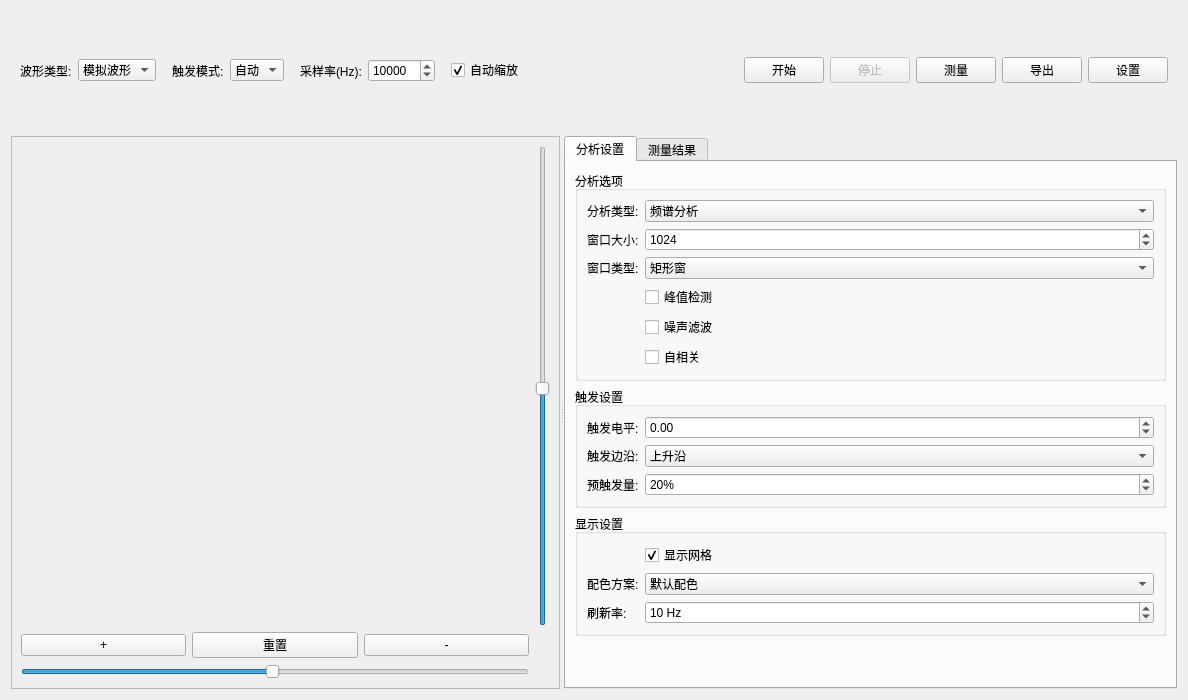
<?xml version="1.0" encoding="UTF-8"?>
<ui version="4.0">
 <class>WaveformAnalysisClass</class>
 <widget class="QWidget" name="WaveformAnalysisClass">
  <property name="geometry">
   <rect>
    <x>0</x>
    <y>0</y>
    <width>1188</width>
    <height>700</height>
   </rect>
  </property>
  <property name="windowTitle">
   <string>波形分析</string>
  </property>
  <layout class="QVBoxLayout" name="verticalLayout_main">
   <item>
    <widget class="QWidget" name="toolbarWidget" native="true">
     <layout class="QHBoxLayout" name="horizontalLayout_toolbar">
      <item>
       <widget class="QLabel" name="typeLabel">
        <property name="text">
         <string>波形类型:</string>
        </property>
       </widget>
      </item>
      <item>
       <widget class="QComboBox" name="m_waveformTypeCombo">
        <item>
         <property name="text">
          <string>模拟波形</string>
         </property>
        </item>
        <item>
         <property name="text">
          <string>数字波形</string>
         </property>
        </item>
        <item>
         <property name="text">
          <string>混合波形</string>
         </property>
        </item>
       </widget>
      </item>
      <item>
       <spacer name="horizontalSpacer_1">
        <property name="orientation">
         <enum>Qt::Horizontal</enum>
        </property>
        <property name="sizeType">
         <enum>QSizePolicy::Fixed</enum>
        </property>
        <property name="sizeHint" stdset="0">
         <size>
          <width>10</width>
          <height>20</height>
         </size>
        </property>
       </spacer>
      </item>
      <item>
       <widget class="QLabel" name="triggerLabel">
        <property name="text">
         <string>触发模式:</string>
        </property>
       </widget>
      </item>
      <item>
       <widget class="QComboBox" name="m_triggerModeCombo">
        <item>
         <property name="text">
          <string>自动</string>
         </property>
        </item>
        <item>
         <property name="text">
          <string>普通</string>
         </property>
        </item>
        <item>
         <property name="text">
          <string>单次</string>
         </property>
        </item>
       </widget>
      </item>
      <item>
       <spacer name="horizontalSpacer_2">
        <property name="orientation">
         <enum>Qt::Horizontal</enum>
        </property>
        <property name="sizeType">
         <enum>QSizePolicy::Fixed</enum>
        </property>
        <property name="sizeHint" stdset="0">
         <size>
          <width>10</width>
          <height>20</height>
         </size>
        </property>
       </spacer>
      </item>
      <item>
       <widget class="QLabel" name="rateLabel">
        <property name="text">
         <string>采样率(Hz):</string>
        </property>
       </widget>
      </item>
      <item>
       <widget class="QSpinBox" name="m_sampleRateSpin">
        <property name="minimum">
         <number>100</number>
        </property>
        <property name="maximum">
         <number>1000000</number>
        </property>
        <property name="singleStep">
         <number>1000</number>
        </property>
        <property name="value">
         <number>10000</number>
        </property>
       </widget>
      </item>
      <item>
       <spacer name="horizontalSpacer_3">
        <property name="orientation">
         <enum>Qt::Horizontal</enum>
        </property>
        <property name="sizeType">
         <enum>QSizePolicy::Fixed</enum>
        </property>
        <property name="sizeHint" stdset="0">
         <size>
          <width>10</width>
          <height>20</height>
         </size>
        </property>
       </spacer>
      </item>
      <item>
       <widget class="QCheckBox" name="m_autoscaleCheck">
        <property name="text">
         <string>自动缩放</string>
        </property>
        <property name="checked">
         <bool>true</bool>
        </property>
       </widget>
      </item>
      <item>
       <spacer name="horizontalSpacer_4">
        <property name="orientation">
         <enum>Qt::Horizontal</enum>
        </property>
        <property name="sizeHint" stdset="0">
         <size>
          <width>40</width>
          <height>20</height>
         </size>
        </property>
       </spacer>
      </item>
      <item>
       <widget class="QPushButton" name="m_startButton">
        <property name="text">
         <string>开始</string>
        </property>
       </widget>
      </item>
      <item>
       <widget class="QPushButton" name="m_stopButton">
        <property name="enabled">
         <bool>false</bool>
        </property>
        <property name="text">
         <string>停止</string>
        </property>
       </widget>
      </item>
      <item>
       <widget class="QPushButton" name="m_measureButton">
        <property name="text">
         <string>测量</string>
        </property>
       </widget>
      </item>
      <item>
       <widget class="QPushButton" name="m_exportButton">
        <property name="text">
         <string>导出</string>
        </property>
       </widget>
      </item>
      <item>
       <widget class="QPushButton" name="m_settingsButton">
        <property name="text">
         <string>设置</string>
        </property>
       </widget>
      </item>
     </layout>
    </widget>
   </item>
   <item>
    <widget class="QSplitter" name="m_mainSplitter">
     <property name="orientation">
      <enum>Qt::Horizontal</enum>
     </property>
     <widget class="QWidget" name="waveformWidget" native="true">
      <layout class="QVBoxLayout" name="layout_waveform">
       <item>
        <widget class="QFrame" name="m_chartView">
         <property name="minimumSize">
          <size>
           <width>400</width>
           <height>300</height>
          </size>
         </property>
         <property name="frameShape">
          <enum>QFrame::StyledPanel</enum>
         </property>
         <property name="frameShadow">
          <enum>QFrame::Raised</enum>
         </property>
         <layout class="QGridLayout" name="chartLayout">
          <item row="0" column="1">
           <widget class="QSlider" name="m_verticalScaleSlider">
            <property name="minimum">
             <number>1</number>
            </property>
            <property name="maximum">
             <number>100</number>
            </property>
            <property name="value">
             <number>50</number>
            </property>
            <property name="orientation">
             <enum>Qt::Vertical</enum>
            </property>
           </widget>
          </item>
          <item row="1" column="0">
           <layout class="QHBoxLayout" name="zoomLayout">
            <item>
             <widget class="QPushButton" name="m_zoomInButton">
              <property name="text">
               <string>+</string>
              </property>
             </widget>
            </item>
            <item>
             <widget class="QPushButton" name="m_zoomResetButton">
              <property name="text">
               <string>重置</string>
              </property>
             </widget>
            </item>
            <item>
             <widget class="QPushButton" name="m_zoomOutButton">
              <property name="text">
               <string>-</string>
              </property>
             </widget>
            </item>
           </layout>
          </item>
          <item row="2" column="0">
           <widget class="QSlider" name="m_horizontalScaleSlider">
            <property name="minimum">
             <number>1</number>
            </property>
            <property name="maximum">
             <number>100</number>
            </property>
            <property name="value">
             <number>50</number>
            </property>
            <property name="orientation">
             <enum>Qt::Horizontal</enum>
            </property>
           </widget>
          </item>
         </layout>
        </widget>
       </item>
      </layout>
     </widget>
     <widget class="QTabWidget" name="m_rightTabWidget">
      <property name="currentIndex">
       <number>0</number>
      </property>
      <widget class="QWidget" name="m_analysisTab">
       <attribute name="title">
        <string>分析设置</string>
       </attribute>
       <layout class="QVBoxLayout" name="layout_analysis">
        <item>
         <widget class="QGroupBox" name="analysisGroupBox">
          <property name="title">
           <string>分析选项</string>
          </property>
          <layout class="QFormLayout" name="formLayout_analysis">
           <item row="0" column="0">
            <widget class="QLabel" name="analysisTypeLabel">
             <property name="text">
              <string>分析类型:</string>
             </property>
            </widget>
           </item>
           <item row="0" column="1">
            <widget class="QComboBox" name="analysisTypeCombo">
             <item>
              <property name="text">
               <string>频谱分析</string>
              </property>
             </item>
             <item>
              <property name="text">
               <string>周期分析</string>
              </property>
             </item>
             <item>
              <property name="text">
               <string>幅值分析</string>
              </property>
             </item>
             <item>
              <property name="text">
               <string>噪声分析</string>
              </property>
             </item>
            </widget>
           </item>
           <item row="1" column="0">
            <widget class="QLabel" name="windowSizeLabel">
             <property name="text">
              <string>窗口大小:</string>
             </property>
            </widget>
           </item>
           <item row="1" column="1">
            <widget class="QSpinBox" name="windowSizeSpin">
             <property name="minimum">
              <number>64</number>
             </property>
             <property name="maximum">
              <number>8192</number>
             </property>
             <property name="singleStep">
              <number>64</number>
             </property>
             <property name="value">
              <number>1024</number>
             </property>
            </widget>
           </item>
           <item row="2" column="0">
            <widget class="QLabel" name="windowTypeLabel">
             <property name="text">
              <string>窗口类型:</string>
             </property>
            </widget>
           </item>
           <item row="2" column="1">
            <widget class="QComboBox" name="windowTypeCombo">
             <item>
              <property name="text">
               <string>矩形窗</string>
              </property>
             </item>
             <item>
              <property name="text">
               <string>汉宁窗</string>
              </property>
             </item>
             <item>
              <property name="text">
               <string>汉明窗</string>
              </property>
             </item>
             <item>
              <property name="text">
               <string>布莱克曼窗</string>
              </property>
             </item>
            </widget>
           </item>
           <item row="3" column="1">
            <widget class="QCheckBox" name="peakDetectCheck">
             <property name="text">
              <string>峰值检测</string>
             </property>
            </widget>
           </item>
           <item row="4" column="1">
            <widget class="QCheckBox" name="noiseFilterCheck">
             <property name="text">
              <string>噪声滤波</string>
             </property>
            </widget>
           </item>
           <item row="5" column="1">
            <widget class="QCheckBox" name="autoCorrelateCheck">
             <property name="text">
              <string>自相关</string>
             </property>
            </widget>
           </item>
          </layout>
         </widget>
        </item>
        <item>
         <widget class="QGroupBox" name="triggerGroupBox">
          <property name="title">
           <string>触发设置</string>
          </property>
          <layout class="QFormLayout" name="formLayout_trigger">
           <item row="0" column="0">
            <widget class="QLabel" name="triggerLevelLabel">
             <property name="text">
              <string>触发电平:</string>
             </property>
            </widget>
           </item>
           <item row="0" column="1">
            <widget class="QDoubleSpinBox" name="triggerLevelSpin">
             <property name="minimum">
              <double>-10.000000000000000</double>
             </property>
             <property name="maximum">
              <double>10.000000000000000</double>
             </property>
             <property name="singleStep">
              <double>0.100000000000000</double>
             </property>
            </widget>
           </item>
           <item row="1" column="0">
            <widget class="QLabel" name="triggerSlopeLabel">
             <property name="text">
              <string>触发边沿:</string>
             </property>
            </widget>
           </item>
           <item row="1" column="1">
            <widget class="QComboBox" name="triggerSlopeCombo">
             <item>
              <property name="text">
               <string>上升沿</string>
              </property>
             </item>
             <item>
              <property name="text">
               <string>下降沿</string>
              </property>
             </item>
             <item>
              <property name="text">
               <string>双向</string>
              </property>
             </item>
            </widget>
           </item>
           <item row="2" column="0">
            <widget class="QLabel" name="preTriggerLabel">
             <property name="text">
              <string>预触发量:</string>
             </property>
            </widget>
           </item>
           <item row="2" column="1">
            <widget class="QSpinBox" name="preTriggerSpin">
             <property name="suffix">
              <string>%</string>
             </property>
             <property name="minimum">
              <number>0</number>
             </property>
             <property name="maximum">
              <number>100</number>
             </property>
             <property name="value">
              <number>20</number>
             </property>
            </widget>
           </item>
          </layout>
         </widget>
        </item>
        <item>
         <widget class="QGroupBox" name="displayGroupBox">
          <property name="title">
           <string>显示设置</string>
          </property>
          <layout class="QFormLayout" name="formLayout_display">
           <item row="0" column="1">
            <widget class="QCheckBox" name="gridCheck">
             <property name="text">
              <string>显示网格</string>
             </property>
             <property name="checked">
              <bool>true</bool>
             </property>
            </widget>
           </item>
           <item row="1" column="0">
            <widget class="QLabel" name="colorThemeLabel">
             <property name="text">
              <string>配色方案:</string>
             </property>
            </widget>
           </item>
           <item row="1" column="1">
            <widget class="QComboBox" name="colorThemeCombo">
             <item>
              <property name="text">
               <string>默认配色</string>
              </property>
             </item>
             <item>
              <property name="text">
               <string>暗黑主题</string>
              </property>
             </item>
             <item>
              <property name="text">
               <string>高对比度</string>
              </property>
             </item>
            </widget>
           </item>
           <item row="2" column="0">
            <widget class="QLabel" name="refreshRateLabel">
             <property name="text">
              <string>刷新率:</string>
             </property>
            </widget>
           </item>
           <item row="2" column="1">
            <widget class="QSpinBox" name="refreshRateSpin">
             <property name="suffix">
              <string> Hz</string>
             </property>
             <property name="minimum">
              <number>1</number>
             </property>
             <property name="maximum">
              <number>60</number>
             </property>
             <property name="value">
              <number>10</number>
             </property>
            </widget>
           </item>
          </layout>
         </widget>
        </item>
        <item>
         <spacer name="verticalSpacer">
          <property name="orientation">
           <enum>Qt::Vertical</enum>
          </property>
          <property name="sizeHint" stdset="0">
           <size>
            <width>20</width>
            <height>40</height>
           </size>
          </property>
         </spacer>
        </item>
       </layout>
      </widget>
      <widget class="QWidget" name="m_measurementsTab">
       <attribute name="title">
        <string>测量结果</string>
       </attribute>
       <layout class="QVBoxLayout" name="layout_measurements">
        <item>
         <widget class="QTextEdit" name="m_resultsTextEdit">
          <property name="font">
           <font>
            <family>Courier New</family>
            <pointsize>10</pointsize>
           </font>
          </property>
          <property name="readOnly">
           <bool>true</bool>
          </property>
         </widget>
        </item>
        <item>
         <layout class="QHBoxLayout" name="buttonLayout">
          <item>
           <widget class="QPushButton" name="frequencyBtn">
            <property name="text">
             <string>频率</string>
            </property>
           </widget>
          </item>
          <item>
           <widget class="QPushButton" name="amplitudeBtn">
            <property name="text">
             <string>幅值</string>
            </property>
           </widget>
          </item>
          <item>
           <widget class="QPushButton" name="periodBtn">
            <property name="text">
             <string>周期</string>
            </property>
           </widget>
          </item>
          <item>
           <widget class="QPushButton" name="rmsBtn">
            <property name="text">
             <string>均方根</string>
            </property>
           </widget>
          </item>
          <item>
           <widget class="QPushButton" name="statisticsBtn">
            <property name="text">
             <string>统计</string>
            </property>
           </widget>
          </item>
         </layout>
        </item>
       </layout>
      </widget>
     </widget>
    </widget>
   </item>
  </layout>
 </widget>
 <resources/>
 <connections/>
</ui>
